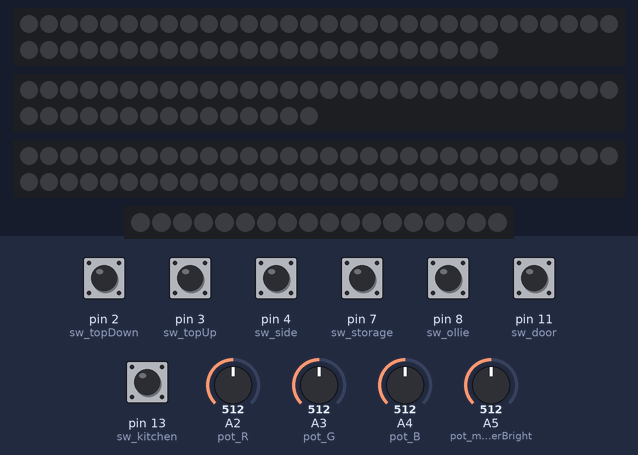
A sketch run on a simulated Arduino Uno, built with avr-gcc and run on an emulated ATmega328P. On the bench: 54 RGB LEDs in strip order, left to right, continuing on the next row, 45 RGB LEDs in strip order, left to right, continuing on the next row, 57 RGB LEDs in strip order, left to right, continuing on the next row, 18 RGB LEDs in strip order, left to right. Inputs (shaded band) come from the test bench; at power-on: pin 2 (sw_topDown), pin 3 (sw_topUp), pin 4 (sw_side), pin 7 (sw_storage), pin 13 (sw_kitchen) HIGH, pin 8 (sw_ollie), pin 11 (sw_door) LOW, A2 (pot_R) = 512, A3 (pot_G) = 512, A4 (pot_B) = 512, A5 (pot_masterBright) = 512. Dim RGB values are drawn brighter than linear.

Above: at 1.2 s.
1.3 s: pin 4 (sw_side) pulled LOW for 0.15 s
At 1.44 s:
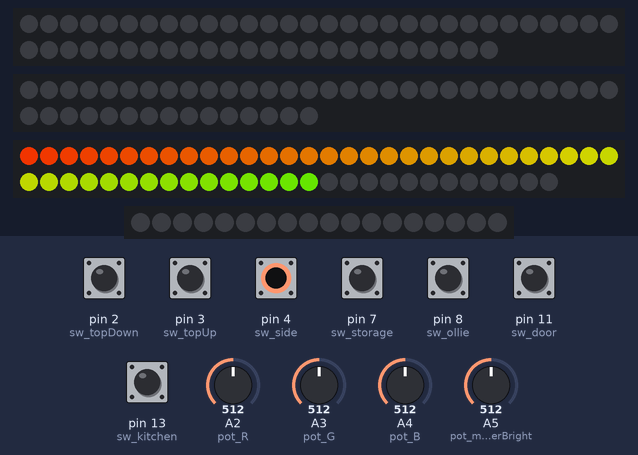
2.9 s: pin 13 (sw_kitchen) pulled LOW for 1 s
At 3.11 s:
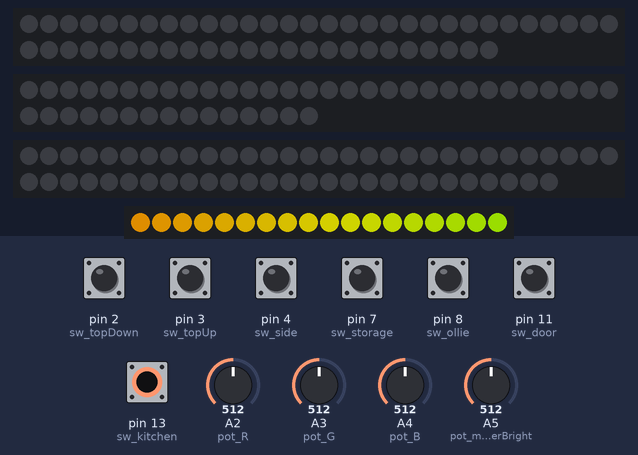
5.4 s: pin 3 (sw_topUp) pulled LOW for 0.15 s
At 5.59 s:
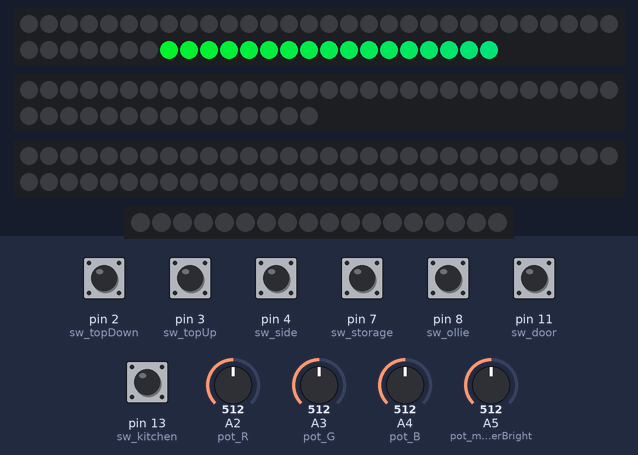
7.1 s: pin 7 (sw_storage) pulled LOW for 0.15 s
At 7.25 s:
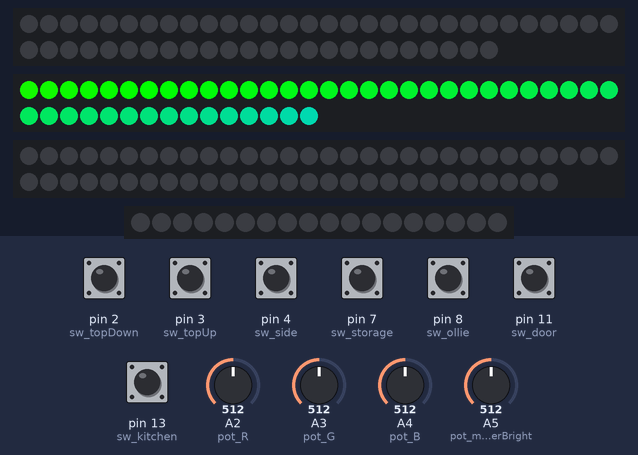
8.7 s: pin 2 (sw_topDown) pulled LOW for 0.15 s
10.3 s: pin 8 (sw_ollie) pulled HIGH for 0.15 s
At 10.41 s:
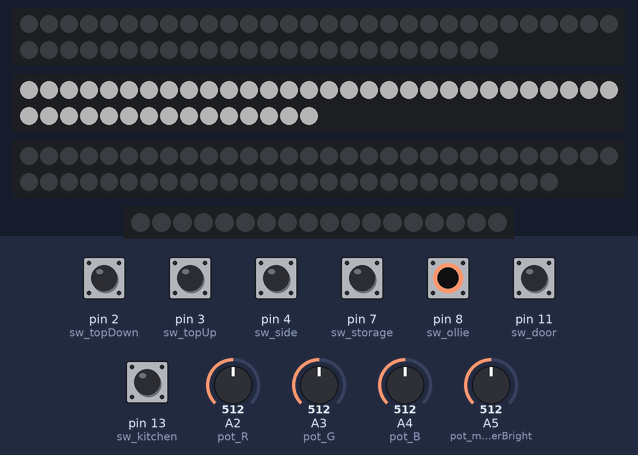
Timing chart, 0 to 13.0 s (numbered marks = the images above; inputs shaded):
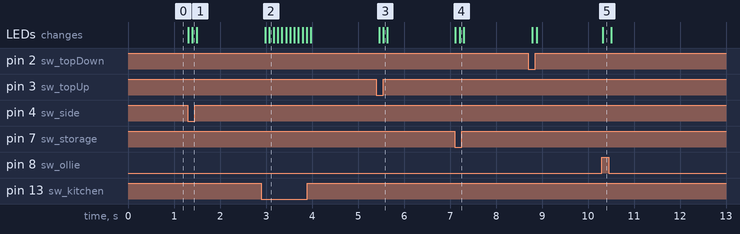

The sketch:

SerenitysMainLighting_v2.ino
```cpp
#include <Adafruit_NeoPixel.h>
#ifdef __AVR__
  #include <avr/power.h>

#endif
  #include "IRremote.h"


  namespace trailer{

// pins
    //LEDs Need to be PWM
#define led_closet  5  //parallel rails 0-36 down 37-54 up
#define led_bed     9  //first 9 parallel then bed runner then 9 leds for books
#define led_desk    6  //parallel rails 0-50?
#define led_kitchen 10 //parallel first 8 then the rest of 20 for kitchen

    //inputs
#define pot_kitchen   A0
#define pot_books     A1
#define pot_R         A2
#define pot_G         A3
#define pot_B         A4
#define pot_masterBright  A5

  //Switches non-pwm
#define sw_topDown    2
#define sw_topUp      3
#define sw_side       4     //both
#define sw_storage    7     //bed runner and bed crossmembers excluding books
#define sw_ollie      8     //just the 9 book lights
#define sw_door       11    //For now turns on bed runners
#define sw_kitchen    13
#define sw_book       12    //Rainbow madness

// How many NeoPixels are attached to the Arduino?
// 4M (60LEDs/M) = 240 pixels
#define numCloset       54
#define numBed          57
#define numDesk         45
#define numKitchen      18


Adafruit_NeoPixel pix_c = Adafruit_NeoPixel(numCloset, led_closet, NEO_GRB + NEO_KHZ800);
Adafruit_NeoPixel pix_d = Adafruit_NeoPixel(numBed, led_bed, NEO_GRB + NEO_KHZ800);
Adafruit_NeoPixel pix_b = Adafruit_NeoPixel(numDesk, led_desk, NEO_GRB + NEO_KHZ800);
Adafruit_NeoPixel pix_k = Adafruit_NeoPixel(numKitchen, led_kitchen, NEO_GRB + NEO_KHZ800);

Adafruit_NeoPixel strip[] = {pix_c, pix_b, pix_d, pix_k}; // = Adafruit_NeoPixel(60, PIN, NEO_GRB + NEO_KHZ800);

//StripDef holds all the start and stop values for each strip
//each row of StripDef[] coresponds to onOff[] ie- onOff[2] turns on/off StripDef[2][]
//                  {strip#,start,end}
int stripDef[][3] = {{0,0,36}, //topDown
                    {0,37,54},//topUp
                    {2,0,45},//SideRails(desk)
                    {1,0,51}, //storage
                    {0,0,0}, //Rainbow Switch Not USED
                    {1,0,60}, //door (storage + books)
                    {3,0,18}, //kitchen
                    {1,52,60}}; //books


int onOff[] = {sw_topDown, sw_topUp, sw_side, sw_storage, sw_ollie, sw_door, sw_kitchen, sw_book};
int brightness[] = {pot_masterBright, pot_kitchen, pot_books};
int color[] = {pot_R, pot_G, pot_B};

bool show_topDown = 0;
bool show_topUp =0;
bool show_side =0;
bool show_storage =0;
bool show_book=0;
bool show_door =0;
bool show_kitchen=0;
bool show_ollie=0;

  }

using namespace trailer;

void setup() {
   // Start the receiver
     Serial.begin(9600);

    pinMode(pot_kitchen, INPUT);
    pinMode(pot_books, INPUT);
    pinMode(pot_R, INPUT);
    pinMode(pot_G , INPUT);
    pinMode(pot_B   , INPUT);
    pinMode(pot_masterBright    , INPUT);

    pinMode(sw_topDown, INPUT);
    pinMode(sw_topUp , INPUT);
    pinMode(sw_side  , INPUT);
    pinMode(sw_storage , INPUT);
    pinMode(sw_ollie  , INPUT);
    pinMode(sw_door   , INPUT);
    pinMode(sw_kitchen , INPUT);
    pinMode(sw_book  , INPUT);

  for (int i = 0; i<4; i++){
  strip[i].begin();
  strip[i].show(); // Initialize all pixels to 'off'
  }

}


void loop() {
   double bright_val = translateToBright(pot_masterBright);

   //first check to see if Rainbow mode is activated. If so pass to the rainbow chase method

    if( readSwitch(sw_ollie)) rainbowOn(12);
    else {

  //otherwise turn each light on and assign it the RGB value from the Controller potentiometers.

    for(int i=0; i<7; i++){
      if(readSwitch(onOff[i]))
        showStrip(strip[stripDef[i][0]], stripDef[i][1],stripDef[i][2],bright_val);
      else if(!readSwitch(onOff[i]))
        clearStrip(strip[stripDef[i][0]], stripDef[i][1],stripDef[i][2]);
    }
    }

}


double translateToColor(int pinNum){
  //translates potentiometer signal into a percentage
  //currently reading 0 when turned all the way up; so i flipped the signal here
    double val = ((1023.0 - analogRead(pinNum))/1023.0) * 255.0;
    val = constrain(val, 0, 255);
  return val;
}

double translateToBright(int pinNum){
    double val = ((1023.0 - analogRead(pinNum))/1023.0);
    //val = constrain(val, 0, 1);
    //Serial.print("val " );
    //Serial.println( val);
  return val ;
}
int readSwitch(int pin){
   return !digitalRead(pin); //voltage is opposite what I intended
}

void showStrip(Adafruit_NeoPixel &pixels,int pixStart, int pixEnd, double bright){
   //bright = bright*255;
    /*double r = map(analogRead(pot_R), 0, 1023, 0, 255);
    r = constrain(r, 0, 255);*/
    double r = translateToColor(pot_R);
    double g = translateToColor(pot_G);
    double b = translateToColor(pot_B);
   for(int i=pixStart;i<pixEnd;i++){
    pixels.setPixelColor(i, pixels.Color(r*bright, g*bright, b*bright));
    //Serial.println(r);
   }
   pixels.show();
}

void clearStrip(Adafruit_NeoPixel &pixels,int pixStart, int pixEnd){
   for(int i=pixStart;i<pixEnd;i++){
    pixels.setPixelColor(i, pixels.Color(0, 0, 0));
   }
    pixels.show(); // send pixel color to the hardware
}

void rainbowOn(uint8_t wait) {
  uint16_t i, j;

  for(j=0; j<256; j++) {
    for(int k =0; k<7; k++){ //cycle through the strips
      if(!readSwitch(sw_ollie)) break;
      if(k==5)k=6; //skip the door switch so it elliminates flicker in rainbow mode
      int stripNum = stripDef[k][0];
    for(i=stripDef[k][1]; i<stripDef[k][2]; i++) {
      strip[stripNum].setPixelColor(i, Wheel((i+j) & 255, stripNum ));
    }
    ///////Turn the strips on and of while in rainbow mode
    if(readSwitch(onOff[k])) strip[stripNum].show();
    //Fix boundary case when either door or storage switch is on but the other isn't (since they control the same strip)
    //else if(readSwitch(onOff[3])||readSwitch(onOff[5])) break;
    else {

      clearStrip(strip[stripNum], stripDef[k][1], stripDef[k][2]);
    }
    delay(wait);
  }
  }
}
uint32_t Wheel(byte WheelPos, int k) {
  WheelPos = 255 - WheelPos;
  if(WheelPos < 85) {
    return strip[k].Color(255 - WheelPos * 3, 0, WheelPos * 3);
  }
  if(WheelPos < 170) {
    WheelPos -= 85;
    return strip[k].Color(0, WheelPos * 3, 255 - WheelPos * 3);
  }
  WheelPos -= 170;
  return strip[k].Color(WheelPos * 3, 255 - WheelPos * 3, 0);
}
```

Measured:
- after the input at 1.3 s, the LEDs: first change at once (image 1 shows a later state)
- after the input at 2.9 s, the LEDs: first change after 0.08 s (image 2 shows a later state)
- after the input at 5.4 s, the LEDs: first change after 0.06 s (image 3 shows a later state)
- after the input at 7.1 s, the LEDs: first change at once (image 4 shows a later state)
- after the input at 10.3 s, the LEDs: change at once (image 5)
